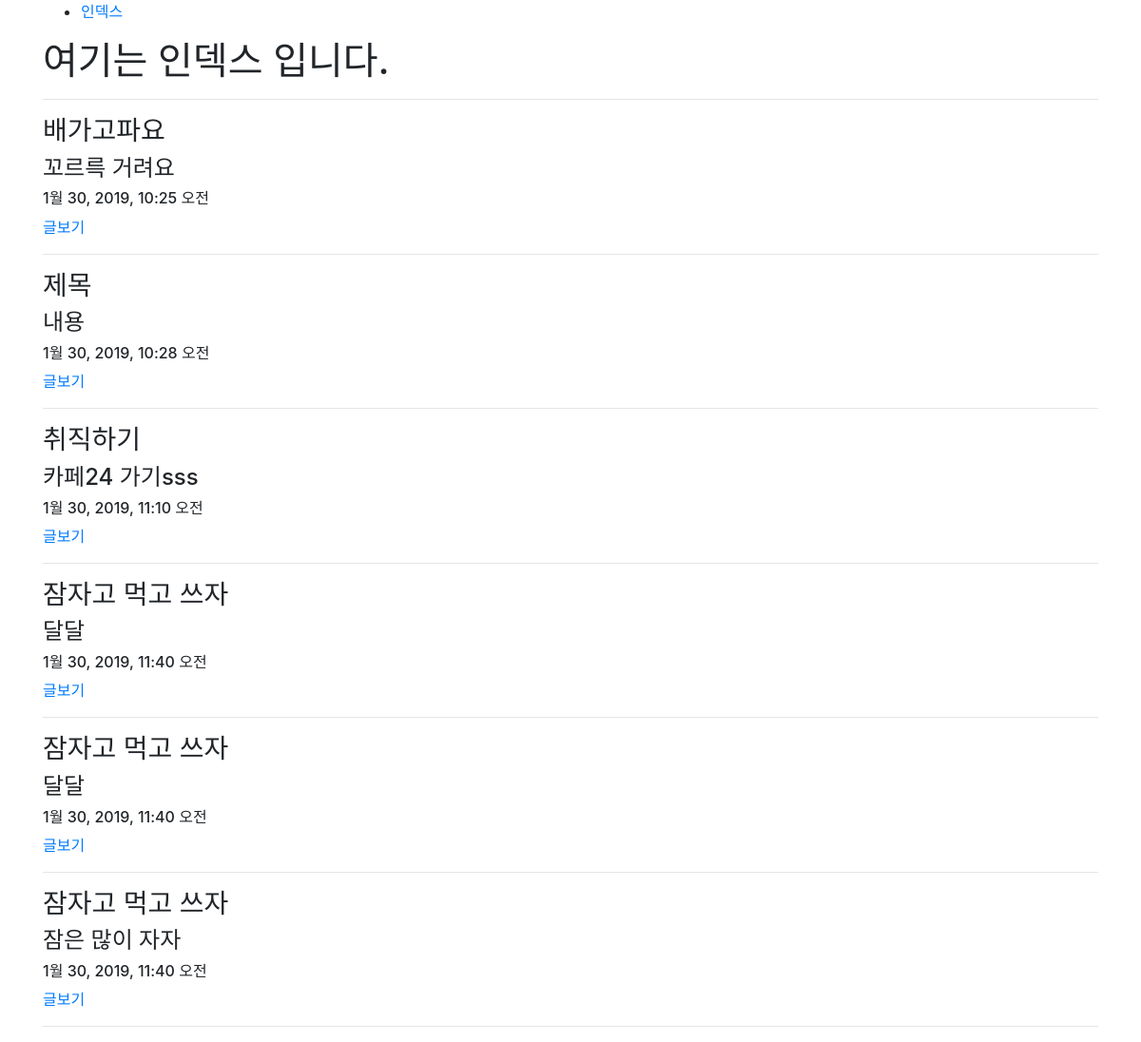
Screenshot of /questions/ with the database file from the repository.
### question/models.py (models this page shows, shortened)
class Question(models.Model):
    title = models.CharField(max_length=100)
    content = models.TextField()
    created_at = models.DateTimeField(auto_now_add=True)

### question/views.py (the view)
# urls.py: path("", views.index),
def index(request):
    questions = Question.objects.all()
    return render(request,"question/index.html",{"questions":questions})

### question/templates/question/index.html
{% extends "question/base.html" %}
{% block bb %}
    <h1>여기는 인덱스 입니다.</h1>
    <hr>
    {% for question in questions %}
        <h3>{{question.title}}</h3>
        <h4>{{question.content}}</h4>
        <h6>{{question.created_at}}</h6>
        <a href="/questions/{{question.id}}/">글보기</a>
        <hr>
    {% endfor %}
{% endblock %}

### question/templates/question/base.html (shortened to what this page needs)
<!DOCTYPE html>
<html lang="en">
<head>
    <link rel="stylesheet" href="https://stackpath.bootstrapcdn.com/bootstrap/4.2.1/css/bootstrap.min.css">
</head>
<body>
    <div class="container">
        <ul>
            <li><a href="/questions/">인덱스</a></li>
        </ul>
        {% block bb %}{% endblock %}
</body>
</html>

### rows the page displays
Question: title "배가고파요", content "꼬르륵 거려요", created_at "1월 30, 2019, 10:25 오전"
Question: title "제목", content "내용", created_at "1월 30, 2019, 10:28 오전"
Question: title "취직하기", content "카페24 가기sss", created_at "1월 30, 2019, 11:10 오전"
Question: title "잠자고 먹고 쓰자", content "달달", created_at "1월 30, 2019, 11:40 오전"
Question: title "잠자고 먹고 쓰자", content "달달", created_at "1월 30, 2019, 11:40 오전"
Question: title "잠자고 먹고 쓰자", content "잠은 많이 자자", created_at "1월 30, 2019, 11:40 오전"
